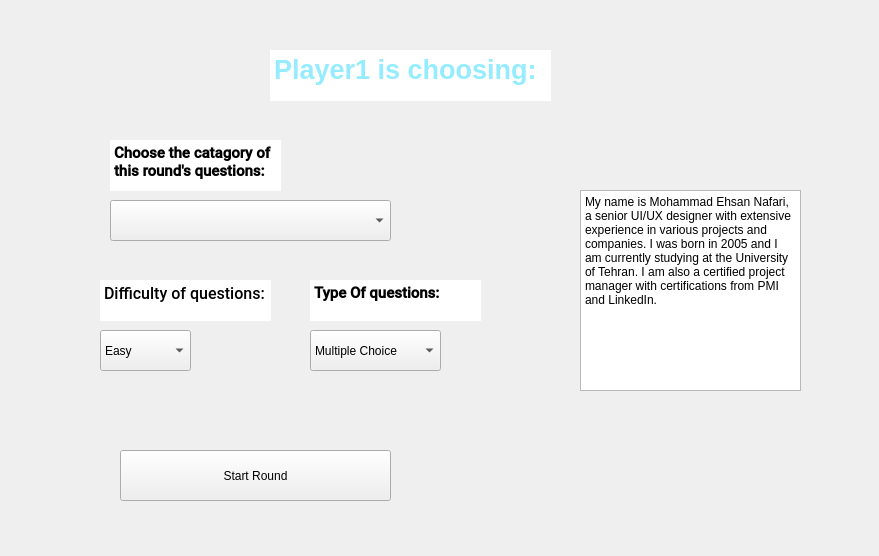
<?xml version="1.0" encoding="UTF-8"?>
<ui version="4.0">
 <class>PvPmode_pages</class>
 <widget class="QWidget" name="PvPmode_pages">
  <property name="geometry">
   <rect>
    <x>0</x>
    <y>0</y>
    <width>879</width>
    <height>556</height>
   </rect>
  </property>
  <property name="windowTitle">
   <string>Form</string>
  </property>
  <widget class="QWidget" name="verticalLayoutWidget">
   <property name="geometry">
    <rect>
     <x>0</x>
     <y>0</y>
     <width>871</width>
     <height>551</height>
    </rect>
   </property>
   <layout class="QVBoxLayout" name="verticalLayout">
    <item>
     <widget class="QStackedWidget" name="stackedWidget">
      <property name="currentIndex">
       <number>0</number>
      </property>
      <widget class="QWidget" name="page">
       <widget class="QTextEdit" name="textEdit">
        <property name="geometry">
         <rect>
          <x>270</x>
          <y>50</y>
          <width>281</width>
          <height>51</height>
         </rect>
        </property>
        <property name="frameShape">
         <enum>QFrame::NoFrame</enum>
        </property>
        <property name="html">
         <string>&lt;!DOCTYPE HTML PUBLIC &quot;-//W3C//DTD HTML 4.0//EN&quot; &quot;http://www.w3.org/TR/REC-html40/strict.dtd&quot;&gt;
&lt;html&gt;&lt;head&gt;&lt;meta name=&quot;qrichtext&quot; content=&quot;1&quot; /&gt;&lt;meta charset=&quot;utf-8&quot; /&gt;&lt;style type=&quot;text/css&quot;&gt;
p, li { white-space: pre-wrap; }
hr { height: 1px; border-width: 0; }
li.unchecked::marker { content: &quot;\2610&quot;; }
li.checked::marker { content: &quot;\2612&quot;; }
&lt;/style&gt;&lt;/head&gt;&lt;body style=&quot; font-family:'Segoe UI'; font-size:9pt; font-weight:400; font-style:normal;&quot;&gt;
&lt;p style=&quot; margin-top:0px; margin-bottom:0px; margin-left:0px; margin-right:0px; -qt-block-indent:0; text-indent:0px;&quot;&gt;&lt;span style=&quot; font-size:20pt; font-weight:700; color:#95ecff;&quot;&gt;Player1 is choosing: &lt;/span&gt;&lt;/p&gt;&lt;/body&gt;&lt;/html&gt;</string>
        </property>
       </widget>
       <widget class="QComboBox" name="comboBox">
        <property name="geometry">
         <rect>
          <x>110</x>
          <y>200</y>
          <width>281</width>
          <height>41</height>
         </rect>
        </property>
        <property name="currentText">
         <string/>
        </property>
        <property name="currentIndex">
         <number>-1</number>
        </property>
        <property name="placeholderText">
         <string>Choose one</string>
        </property>
        <item>
         <property name="text">
          <string>General Knowledge</string>
         </property>
        </item>
        <item>
         <property name="text">
          <string>Entertainment: Books</string>
         </property>
        </item>
        <item>
         <property name="text">
          <string>Entertainment: Film</string>
         </property>
        </item>
        <item>
         <property name="text">
          <string>Entertainment: Music</string>
         </property>
        </item>
        <item>
         <property name="text">
          <string>Entertainment: Musical &amp; Theaters</string>
         </property>
        </item>
        <item>
         <property name="text">
          <string>Entertainment: Television</string>
         </property>
        </item>
        <item>
         <property name="text">
          <string>Entertainment: Video Games</string>
         </property>
        </item>
        <item>
         <property name="text">
          <string>Entertainment: Board Games</string>
         </property>
        </item>
        <item>
         <property name="text">
          <string>Science &amp; Nature</string>
         </property>
        </item>
        <item>
         <property name="text">
          <string>Science: Computers</string>
         </property>
        </item>
        <item>
         <property name="text">
          <string>Science: Mathematics</string>
         </property>
        </item>
        <item>
         <property name="text">
          <string>Mythology</string>
         </property>
        </item>
        <item>
         <property name="text">
          <string>Sports</string>
         </property>
        </item>
        <item>
         <property name="text">
          <string>Geography</string>
         </property>
        </item>
        <item>
         <property name="text">
          <string>History</string>
         </property>
        </item>
        <item>
         <property name="text">
          <string>Politics</string>
         </property>
        </item>
        <item>
         <property name="text">
          <string>Art</string>
         </property>
        </item>
        <item>
         <property name="text">
          <string>Celebrities</string>
         </property>
        </item>
        <item>
         <property name="text">
          <string>Animals</string>
         </property>
        </item>
        <item>
         <property name="text">
          <string>Vehicles</string>
         </property>
        </item>
        <item>
         <property name="text">
          <string>Entertainment: Comics</string>
         </property>
        </item>
        <item>
         <property name="text">
          <string>Science: Gadgets</string>
         </property>
        </item>
        <item>
         <property name="text">
          <string>Entertainment: Japanese Anime &amp; Manga</string>
         </property>
        </item>
        <item>
         <property name="text">
          <string>Entertainment: Cartoon &amp; Animations</string>
         </property>
        </item>
       </widget>
       <widget class="QTextEdit" name="textEdit_2">
        <property name="geometry">
         <rect>
          <x>110</x>
          <y>140</y>
          <width>171</width>
          <height>51</height>
         </rect>
        </property>
        <property name="font">
         <font>
          <family>Roboto Medium</family>
          <pointsize>12</pointsize>
          <bold>true</bold>
         </font>
        </property>
        <property name="frameShape">
         <enum>QFrame::NoFrame</enum>
        </property>
        <property name="html">
         <string>&lt;!DOCTYPE HTML PUBLIC &quot;-//W3C//DTD HTML 4.0//EN&quot; &quot;http://www.w3.org/TR/REC-html40/strict.dtd&quot;&gt;
&lt;html&gt;&lt;head&gt;&lt;meta name=&quot;qrichtext&quot; content=&quot;1&quot; /&gt;&lt;meta charset=&quot;utf-8&quot; /&gt;&lt;style type=&quot;text/css&quot;&gt;
p, li { white-space: pre-wrap; }
hr { height: 1px; border-width: 0; }
li.unchecked::marker { content: &quot;\2610&quot;; }
li.checked::marker { content: &quot;\2612&quot;; }
&lt;/style&gt;&lt;/head&gt;&lt;body style=&quot; font-family:'Roboto Medium'; font-size:12pt; font-weight:700; font-style:normal;&quot;&gt;
&lt;p style=&quot; margin-top:0px; margin-bottom:0px; margin-left:0px; margin-right:0px; -qt-block-indent:0; text-indent:0px;&quot;&gt;&lt;span style=&quot; font-family:'Segoe UI'; font-size:11pt;&quot;&gt;Choose the catagory of this round's questions:&lt;/span&gt;&lt;/p&gt;&lt;/body&gt;&lt;/html&gt;</string>
        </property>
       </widget>
       <widget class="QTextEdit" name="textEdit_3">
        <property name="geometry">
         <rect>
          <x>100</x>
          <y>280</y>
          <width>171</width>
          <height>41</height>
         </rect>
        </property>
        <property name="font">
         <font>
          <family>Roboto Medium</family>
          <pointsize>12</pointsize>
         </font>
        </property>
        <property name="frameShape">
         <enum>QFrame::NoFrame</enum>
        </property>
        <property name="html">
         <string>&lt;!DOCTYPE HTML PUBLIC &quot;-//W3C//DTD HTML 4.0//EN&quot; &quot;http://www.w3.org/TR/REC-html40/strict.dtd&quot;&gt;
&lt;html&gt;&lt;head&gt;&lt;meta name=&quot;qrichtext&quot; content=&quot;1&quot; /&gt;&lt;meta charset=&quot;utf-8&quot; /&gt;&lt;style type=&quot;text/css&quot;&gt;
p, li { white-space: pre-wrap; }
hr { height: 1px; border-width: 0; }
li.unchecked::marker { content: &quot;\2610&quot;; }
li.checked::marker { content: &quot;\2612&quot;; }
&lt;/style&gt;&lt;/head&gt;&lt;body style=&quot; font-family:'Roboto Medium'; font-size:12pt; font-weight:400; font-style:normal;&quot;&gt;
&lt;p style=&quot; margin-top:0px; margin-bottom:0px; margin-left:0px; margin-right:0px; -qt-block-indent:0; text-indent:0px;&quot;&gt;Difficulty of questions: &lt;/p&gt;&lt;/body&gt;&lt;/html&gt;</string>
        </property>
       </widget>
       <widget class="QComboBox" name="comboBox_2">
        <property name="geometry">
         <rect>
          <x>100</x>
          <y>330</y>
          <width>91</width>
          <height>41</height>
         </rect>
        </property>
        <item>
         <property name="text">
          <string>Easy</string>
         </property>
        </item>
        <item>
         <property name="text">
          <string>Medium</string>
         </property>
        </item>
        <item>
         <property name="text">
          <string>Hard</string>
         </property>
        </item>
       </widget>
       <widget class="QTextEdit" name="textEdit_4">
        <property name="geometry">
         <rect>
          <x>310</x>
          <y>280</y>
          <width>171</width>
          <height>41</height>
         </rect>
        </property>
        <property name="font">
         <font>
          <family>Roboto Medium</family>
          <pointsize>12</pointsize>
         </font>
        </property>
        <property name="frameShape">
         <enum>QFrame::NoFrame</enum>
        </property>
        <property name="html">
         <string>&lt;!DOCTYPE HTML PUBLIC &quot;-//W3C//DTD HTML 4.0//EN&quot; &quot;http://www.w3.org/TR/REC-html40/strict.dtd&quot;&gt;
&lt;html&gt;&lt;head&gt;&lt;meta name=&quot;qrichtext&quot; content=&quot;1&quot; /&gt;&lt;meta charset=&quot;utf-8&quot; /&gt;&lt;style type=&quot;text/css&quot;&gt;
p, li { white-space: pre-wrap; }
hr { height: 1px; border-width: 0; }
li.unchecked::marker { content: &quot;\2610&quot;; }
li.checked::marker { content: &quot;\2612&quot;; }
&lt;/style&gt;&lt;/head&gt;&lt;body style=&quot; font-family:'Roboto Medium'; font-size:12pt; font-weight:400; font-style:normal;&quot;&gt;
&lt;p style=&quot; margin-top:0px; margin-bottom:0px; margin-left:0px; margin-right:0px; -qt-block-indent:0; text-indent:0px;&quot;&gt;&lt;span style=&quot; font-family:'Segoe UI'; font-size:11pt; font-weight:700;&quot;&gt;Type Of questions:&lt;/span&gt;&lt;/p&gt;&lt;/body&gt;&lt;/html&gt;</string>
        </property>
       </widget>
       <widget class="QComboBox" name="comboBox_3">
        <property name="geometry">
         <rect>
          <x>310</x>
          <y>330</y>
          <width>131</width>
          <height>41</height>
         </rect>
        </property>
        <item>
         <property name="text">
          <string>Multiple Choice</string>
         </property>
        </item>
       </widget>
       <widget class="QTextEdit" name="textEdit_5">
        <property name="geometry">
         <rect>
          <x>580</x>
          <y>190</y>
          <width>221</width>
          <height>201</height>
         </rect>
        </property>
        <property name="html">
         <string>&lt;!DOCTYPE HTML PUBLIC &quot;-//W3C//DTD HTML 4.0//EN&quot; &quot;http://www.w3.org/TR/REC-html40/strict.dtd&quot;&gt;
&lt;html&gt;&lt;head&gt;&lt;meta name=&quot;qrichtext&quot; content=&quot;1&quot; /&gt;&lt;meta charset=&quot;utf-8&quot; /&gt;&lt;style type=&quot;text/css&quot;&gt;
p, li { white-space: pre-wrap; }
hr { height: 1px; border-width: 0; }
li.unchecked::marker { content: &quot;\2610&quot;; }
li.checked::marker { content: &quot;\2612&quot;; }
&lt;/style&gt;&lt;/head&gt;&lt;body style=&quot; font-family:'Segoe UI'; font-size:9pt; font-weight:400; font-style:normal;&quot;&gt;
&lt;p style=&quot; margin-top:0px; margin-bottom:0px; margin-left:0px; margin-right:0px; -qt-block-indent:0; text-indent:0px;&quot;&gt;My name is Mohammad Ehsan Nafari, a senior UI/UX designer with extensive experience in various projects and companies. I was born in 2005 and I am currently studying at the University of Tehran. I am also a certified project manager with certifications from PMI and LinkedIn.&lt;/p&gt;&lt;/body&gt;&lt;/html&gt;</string>
        </property>
       </widget>
       <widget class="QPushButton" name="pushButton">
        <property name="geometry">
         <rect>
          <x>120</x>
          <y>450</y>
          <width>271</width>
          <height>51</height>
         </rect>
        </property>
        <property name="cursor">
         <cursorShape>PointingHandCursor</cursorShape>
        </property>
        <property name="text">
         <string>Start Round</string>
        </property>
       </widget>
      </widget>
      <widget class="QWidget" name="page_2">
       <widget class="QRadioButton" name="radioButton">
        <property name="geometry">
         <rect>
          <x>260</x>
          <y>280</y>
          <width>91</width>
          <height>22</height>
         </rect>
        </property>
        <property name="text">
         <string>RadioButton</string>
        </property>
       </widget>
      </widget>
      <widget class="QWidget" name="page_3"/>
     </widget>
    </item>
   </layout>
  </widget>
 </widget>
 <resources/>
 <connections/>
</ui>
